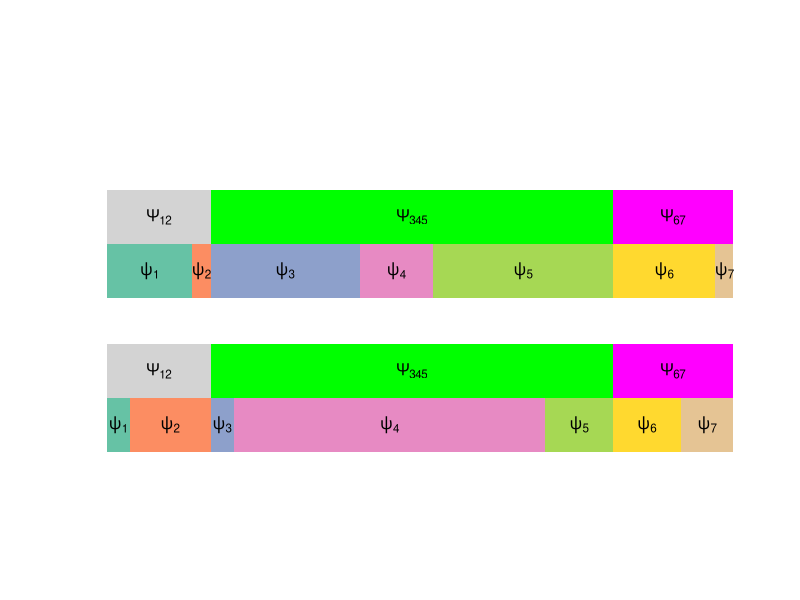

This chart was generated by the following R code:
###polygon plot
library(RColorBrewer)
library(MCMCpack)
### {1,2} {3,4,5} {6,7}
set.seed(33)
K = 7
##get proportion p and q such that p1 + p2 = q1 + q2, p3 + p4 + p5 = q3 + q4 + q5 and p6 + p7 = q6 + q7
whole_prp = rdirichlet(1,c(2,3,2))

p = c(rdirichlet(1,c(1,1))*whole_prp[1],
rdirichlet(1,c(1,1,1))*whole_prp[2],
rdirichlet(1,c(1,1))*whole_prp[3])

q = c(rdirichlet(1,c(1,1))*whole_prp[1],
rdirichlet(1,c(1,1,1))*whole_prp[2],
rdirichlet(1,c(1,1))*whole_prp[3])

p12 = q12 = sum(p[1:2])
p345 = q345 = sum(p[3:5])
p67 = q67 = sum(p[6:7])

pdf("prop.pdf")
scols <- brewer.pal(7,"Set2")
x<- 1:7
types <- sample(x)
plot( x, rep(1,7), axes=FALSE, xlab="",ylab="", type="n", xlim=c(0,8),
ylim=c(0,5)  )
##position for polygon
u <- 1.8; v <- .4
u2 <- 1.1; v2 <- .4

###parameter to scale up the length
scale_ = 8

###first two
polygon( c(0, p12 *scale_,  p12 * scale_,0) , c( rep(u,2), rep(v,2) ), col="lightgrey",
border=FALSE )
text( p12*scale_ / 2,  (3*u+v)/4, expression(Psi[12]) )
polygon( c(0, p[1] * scale_, p[1] * scale_,0) , c( rep(u2,2), rep(v2,2) ), col=scols[1],
border=FALSE )
text( p[1] * scale_ / 2, (u+3*v)/4, expression(psi[1]))
polygon( c( p[1] * scale_, p12 *scale_, p12 *scale_, p[1] * scale_),
c( rep(u2,2), rep(v2,2) ), col=scols[2],
border=FALSE )
text( (p[1]  + p[2] / 2) * scale_ , (u+3*v)/4, expression(psi[2]) )

###second three
polygon( c( p12 *scale_,  (p12 + p345) * scale_ , (p12 + p345) * scale_,  p12 *scale_) ,
c( rep(u,2), rep(v,2) ), col="green",
border=FALSE )
text( (p12 + p345/2) * scale_, (3*u+v)/4, expression(Psi[345]) )
polygon( c( p12 *scale_, (p12 + p[3]) *scale_ ,(p12 + p[3]) *scale_, p12 *scale_) , c( rep(u2,2), rep(v2,2) ), col=scols[3],
border=FALSE )
text( (p12 + p[3]/2) * scale_, (u+3*v)/4, expression(psi[3]) )
polygon( c( (p12 + p[3]) *scale_,(p12 + p[3] + p[4]) *scale_,(p12 + p[3] + p[4]) *scale_,(p12 + p[3]) *scale_) , c( rep(u2,2), rep(v2,2) ), col=scols[4],
border=FALSE )
text( (p12 + p[3] + p[4] / 2) * scale_, (u+3*v)/4, expression(psi[4]) )
polygon( c((p12 + p[3] + p[4]) *scale_,(p12 + p345) *scale_,(p12 + p345) *scale_,(p12 + p[3] + p[4]) *scale_) , c( rep(u2,2), rep(v2,2) ), col=scols[5],
border=FALSE )
text( (p12 + p[3] + p[4] + p[5] / 2) * scale_, (u+3*v)/4, expression(psi[5]) )


###last two
polygon( c((p12 + p345) * scale_,  scale_,scale_, (p12 + p345) * scale_) , c( rep(u,2), rep(v,2) ), col="magenta",
border=FALSE )
text( (p12 + p345 + p67/2) * scale_, (3*u+v)/4, expression(Psi[67]) )
polygon( c((p12 + p345) * scale_,(p12 + p345 + p[6]) * scale_,(p12 + p345 + p[6]) * scale_,(p12 + p345 ) * scale_) , c( rep(u2,2), rep(v2,2) ), col=scols[6],
border=FALSE )
text( (p12 + p345 + p[6]/2) * scale_, (u+3*v)/4, expression(psi[6]) )
polygon( c((p12 + p345 + p[6]) * scale_,scale_,scale_,(p12 + p345 + p[6]) * scale_) , c( rep(u2,2), rep(v2,2) ), col=scols[7],
border=FALSE )
text( (p12 + p345 + p[6] + p[7]/2) * scale_, (u+3*v)/4, expression(psi[7]) )






u <- u + 2
v <- v + 2
u2 <- u2 + 2; v2 <- v2+2

###
###first two
polygon( c(0, q12 *scale_,  q12 * scale_,0) , c( rep(u,2), rep(v,2) ), col="lightgrey",
border=FALSE )
text( q12*scale_ / 2,  (3*u+v)/4, expression(Psi[12]) )
polygon( c(0, q[1] * scale_, q[1] * scale_,0) , c( rep(u2,2), rep(v2,2) ), col=scols[1],
border=FALSE )
text( q[1] * scale_ / 2, (u+3*v)/4, expression(psi[1]))
polygon( c( q[1] * scale_, q12 *scale_, q12 *scale_, q[1] * scale_),
c( rep(u2,2), rep(v2,2) ), col=scols[2],
border=FALSE )
text( (q[1]  + q[2] / 2) * scale_ , (u+3*v)/4, expression(psi[2]) )

###second three
polygon( c( q12 *scale_,  (q12 + q345) * scale_ , (q12 + q345) * scale_,  q12 *scale_) ,
c( rep(u,2), rep(v,2) ), col="green",
border=FALSE )
text( (q12 + q345/2) * scale_, (3*u+v)/4, expression(Psi[345]) )
polygon( c( q12 *scale_, (q12 + q[3]) *scale_ ,(q12 + q[3]) *scale_, q12 *scale_) , c( rep(u2,2), rep(v2,2) ), col=scols[3],
border=FALSE )
text( (q12 + q[3]/2) * scale_, (u+3*v)/4, expression(psi[3]) )
polygon( c( (q12 + q[3]) *scale_,(q12 + q[3] + q[4]) *scale_,(q12 + q[3] + q[4]) *scale_,(q12 + q[3]) *scale_) , c( rep(u2,2), rep(v2,2) ), col=scols[4],
border=FALSE )
text( (q12 + q[3] + q[4] / 2) * scale_, (u+3*v)/4, expression(psi[4]) )
polygon( c((q12 + q[3] + q[4]) *scale_,(q12 + q345) *scale_,(q12 + q345) *scale_,(q12 + q[3] + q[4]) *scale_) , c( rep(u2,2), rep(v2,2) ), col=scols[5],
border=FALSE )
text( (q12 + q[3] + q[4] + q[5] / 2) * scale_, (u+3*v)/4, expression(psi[5]) )


###last two
polygon( c((q12 + q345) * scale_,  scale_,scale_, (q12 + q345) * scale_) , c( rep(u,2), rep(v,2) ), col="magenta",
border=FALSE )
text( (q12 + q345 + q67/2) * scale_, (3*u+v)/4, expression(Psi[67]) )
polygon( c((q12 + q345) * scale_,(q12 + q345 + q[6]) * scale_,(q12 + q345 + q[6]) * scale_,(q12 + q345 ) * scale_) , c( rep(u2,2), rep(v2,2) ), col=scols[6],
border=FALSE )
text( (q12 + q345 + q[6]/2) * scale_, (u+3*v)/4, expression(psi[6]) )
polygon( c((q12 + q345 + q[6]) * scale_,scale_,scale_,(q12 + q345 + q[6]) * scale_) , c( rep(u2,2), rep(v2,2) ), col=scols[7],
border=FALSE )
text( (q12 + q345 + q[6] + q[7]/2) * scale_, (u+3*v)/4, expression(psi[7]) )

dev.off()
